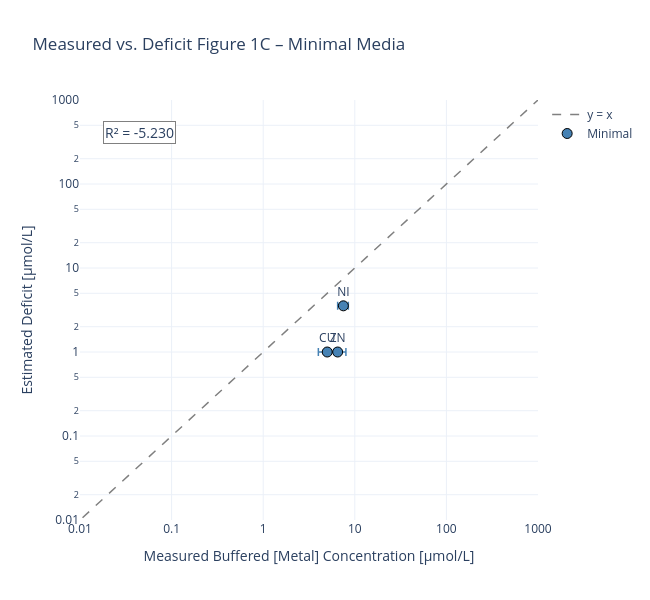

The notebook cell saved with this chart:
### Markdown cell above
### Plot 4 – Measured buffered [Metal] vs. deficit figure 1C, Minimal media

x-axis: experimentally measured total buffered concentration (ICP-MS, M9)  
y-axis: Deficit adjusted so that metals whose deficit is negative but within error are shown at a floor of 1 µM

### Code cell
# Build df_plot4: Minimal only, adjusted deficit floor
df_p4 = results_minimal[['deficit_M', 'deficit_M_err', 'measured_M', 'measured_std_M']].copy()

# Apply floor: if deficit is negative but within error → set to 1 µM
neg_but_possible = (df_p4["deficit_M"] < 0) & (
    df_p4["deficit_M"] + df_p4["deficit_M_err"] > 0
)
df_p4.loc[neg_but_possible, "deficit_M"] = 1e-6

df_p4_clean = df_p4.dropna(subset=["measured_M", "deficit_M"]).copy()
df_p4_clean = df_p4_clean[df_p4_clean["deficit_M"] > 0]

x     = df_p4_clean["measured_M"].astype(float) * 1e6
y     = df_p4_clean["deficit_M"].astype(float) * 1e6
x_err = df_p4_clean["measured_std_M"].fillna(0).astype(float) * 1e6
y_err = df_p4_clean["deficit_M_err"].astype(float) * 1e6

mask = (x > 0) & (y > 0)
r2   = r2_score(np.log10(y[mask]), np.log10(x[mask]))

ref_range = np.logspace(-4, 6, 100)

fig4 = go.Figure()
fig4.add_trace(go.Scatter(
    x=ref_range, y=ref_range,
    mode='lines', name='y = x',
    line=dict(color='gray', dash='dash', width=1.5),
))
fig4.add_trace(go.Scatter(
    x=x, y=y,
    mode='markers+text',
    name='Minimal',
    text=df_p4_clean.index.tolist(),
    textposition='top center',
    marker=dict(size=10, color='steelblue', line=dict(width=1, color='black')),
    error_x=dict(type="data", array=x_err, visible=True, color="steelblue", thickness=1.5),
))
fig4.add_annotation(
    x=0.05, y=0.95, xref="paper", yref="paper",
    text=f'R² = {r2:.3f}', showarrow=False,
    font=dict(size=14), bgcolor='white', bordercolor='gray', borderwidth=1,
)
fig4.update_layout(
    title='Measured vs. Deficit Figure 1C – Minimal Media',
    xaxis=dict(title='Measured Buffered [Metal] Concentration [µmol/L]', type='log', range=[-2, 3]),
    yaxis=dict(title='Estimated Deficit [µmol/L]', type='log', range=[-2, 3]),
    template='plotly_white', width=650, height=600,
)
fig4.show()

### Figure 1 — Plotly figure (JSON) as saved in the notebook; plotly's stock layout.template omitted (floating-point values rounded to 4 significant figures)
{"data": [{"line": {"color": "gray", "dash": "dash", "width": 1.5}, "mode": "lines", "name": "y = x", "x": [0.0001, 0.0001262, 0.0001592, 0.0002009, 0.0002535, 0.0003199, 0.0004037, 0.0005094, 0.0006428, 0.0008111, 0.001024, 0.001292, 0.00163, 0.002057, 0.002595, 0.003275, 0.004132, 0.005214, 0.006579, 0.008302, 0.01048, 0.01322, 0.01668, 0.02105, 0.02656, 0.03352, 0.04229, 0.05337, 0.06734, 0.08498, 0.1072, 0.1353, 0.1707, 0.2154, 0.2719, 0.343, 0.4329, 0.5462, 0.6893, 0.8697, 1.097, 1.385, 1.748, 2.205, 2.783, 3.511, 4.431, 5.591, 7.055, 8.902, 11.23, 14.17, 17.89, 22.57, 28.48, 35.94, 45.35, 57.22, 72.21, 91.12, 115.0, 145.1, 183.1, 231.0, 291.5, 367.8, 464.2, 585.7, 739.1, 932.6, 1177.0, 1485.0, 1874.0, 2364.0, 2984.0, 3765.0, 4751.0, 5995.0, 7565.0, 9545.0, 12050.0, 15200.0, 19180.0, 24200.0, 30540.0, 38540.0, 48630.0, 61360.0, 77430.0, 97700.0, 123300.0, 155600.0, 196300.0, 247700.0, 312600.0, 394400.0, 497700.0, 628000.0, 792500.0, 1000000.0], "y": [0.0001, 0.0001262, 0.0001592, 0.0002009, 0.0002535, 0.0003199, 0.0004037, 0.0005094, 0.0006428, 0.0008111, 0.001024, 0.001292, 0.00163, 0.002057, 0.002595, 0.003275, 0.004132, 0.005214, 0.006579, 0.008302, 0.01048, 0.01322, 0.01668, 0.02105, 0.02656, 0.03352, 0.04229, 0.05337, 0.06734, 0.08498, 0.1072, 0.1353, 0.1707, 0.2154, 0.2719, 0.343, 0.4329, 0.5462, 0.6893, 0.8697, 1.097, 1.385, 1.748, 2.205, 2.783, 3.511, 4.431, 5.591, 7.055, 8.902, 11.23, 14.17, 17.89, 22.57, 28.48, 35.94, 45.35, 57.22, 72.21, 91.12, 115.0, 145.1, 183.1, 231.0, 291.5, 367.8, 464.2, 585.7, 739.1, 932.6, 1177.0, 1485.0, 1874.0, 2364.0, 2984.0, 3765.0, 4751.0, 5995.0, 7565.0, 9545.0, 12050.0, 15200.0, 19180.0, 24200.0, 30540.0, 38540.0, 48630.0, 61360.0, 77430.0, 97700.0, 123300.0, 155600.0, 196300.0, 247700.0, 312600.0, 394400.0, 497700.0, 628000.0, 792500.0, 1000000.0], "type": "scatter"}, {"error_x": {"array": [1.0, 1.0, 1.5], "color": "steelblue", "thickness": 1.5, "type": "data", "visible": true}, "marker": {"color": "steelblue", "line": {"color": "black", "width": 1}, "size": 10}, "mode": "markers+text", "name": "Minimal", "text": ["CU", "NI", "ZN"], "textposition": "top center", "x": [5.0, 7.5, 6.5], "y": [1.0, 3.546, 1.0], "type": "scatter"}], "layout": {"annotations": [{"bgcolor": "white", "bordercolor": "gray", "borderwidth": 1, "font": {"size": 14}, "showarrow": false, "text": "R² = -5.230", "x": 0.05, "xref": "paper", "y": 0.95, "yref": "paper"}], "xaxis": {"title": {"text": "Measured Buffered [Metal] Concentration [µmol/L]"}, "type": "log", "range": [-2, 3]}, "yaxis": {"title": {"text": "Estimated Deficit [µmol/L]"}, "type": "log", "range": [-2, 3]}, "title": {"text": "Measured vs. Deficit Figure 1C – Minimal Media"}, "width": 650, "height": 600}}
